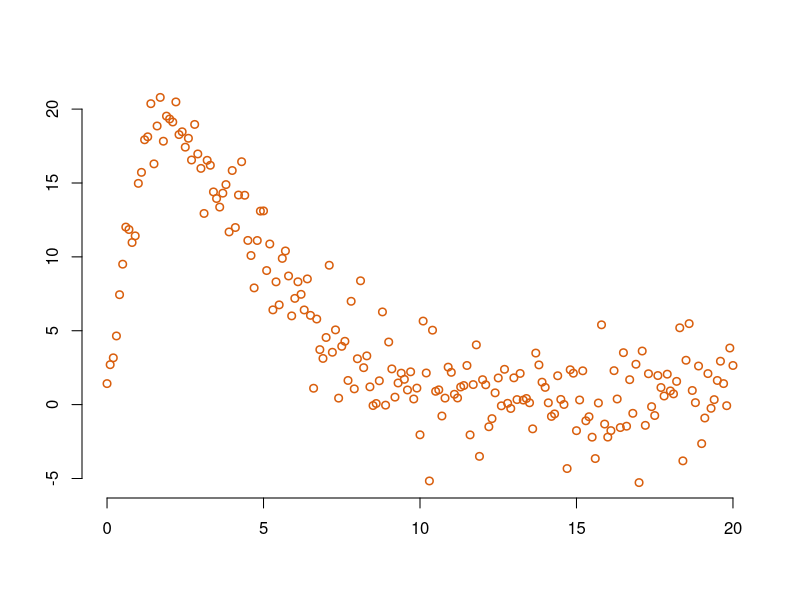
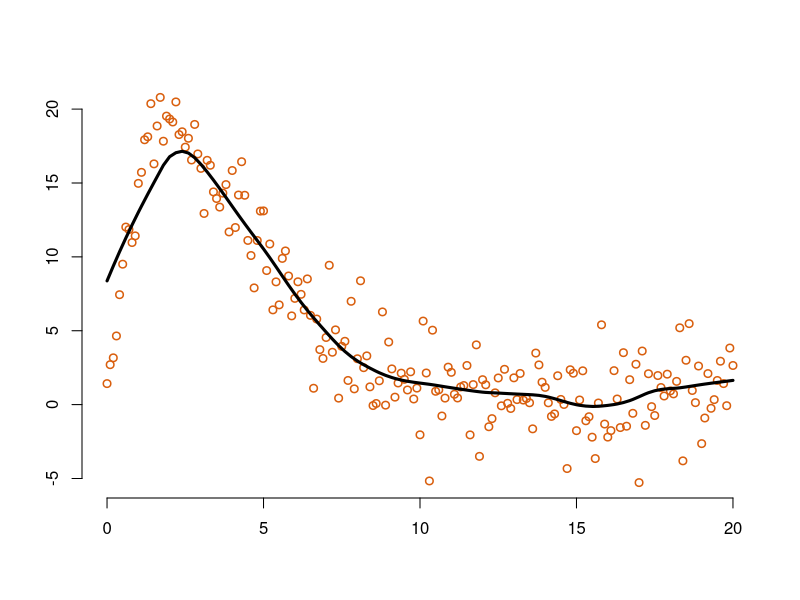
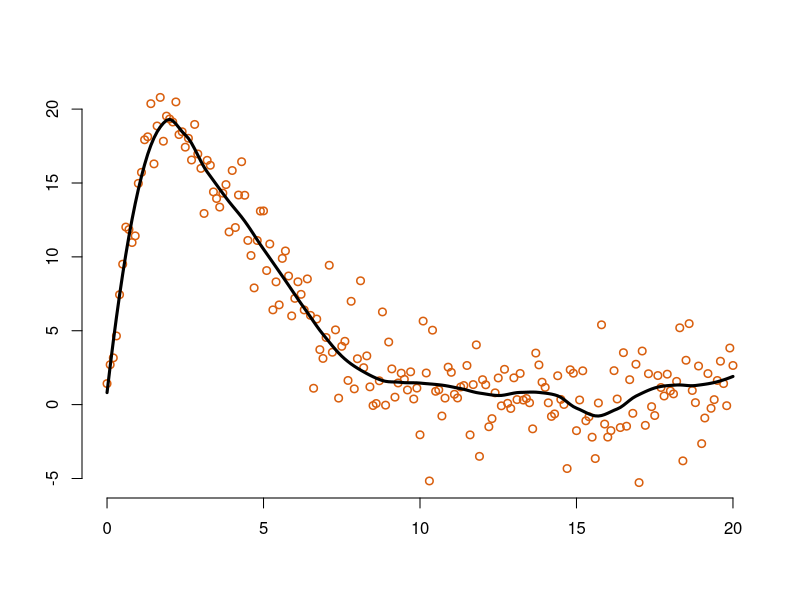
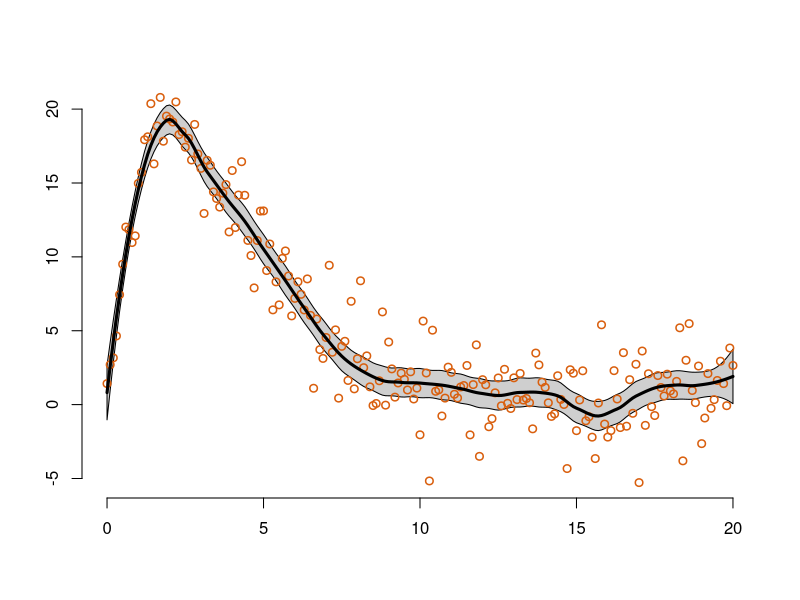
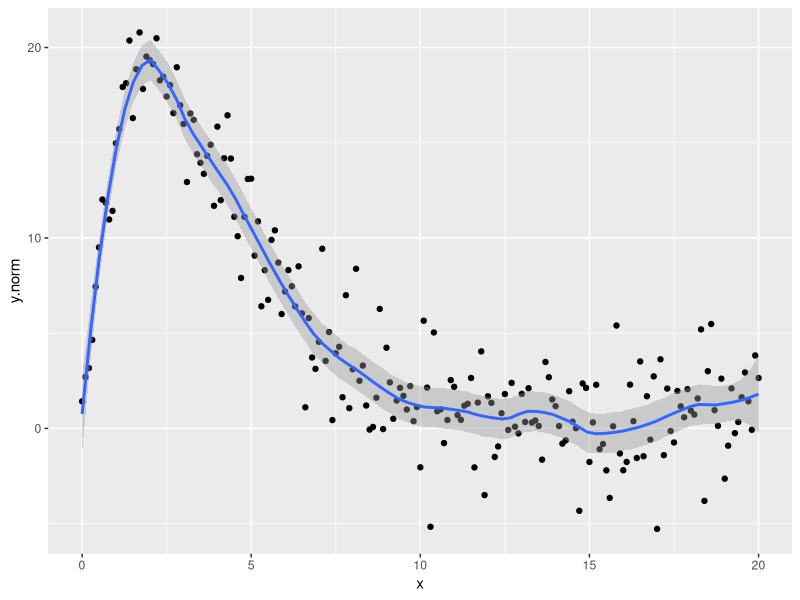

The R script that drew these images, in order:
## first let's make a noisy gamma distribution plot...
x <- seq(from=0, to=20, by=0.1)
y.gamma <- dgamma(x, shape=2, scale=2)
y.gamma.scaled <- y.gamma * 100

y.norm <- vector(length=201)
for (i in 1:201) {
  y.norm[i] <- rnorm(n=1, mean=y.gamma.scaled[i], sd=2) 
}

data <- data.frame(x, y.norm)

plot(data, frame.plot=FALSE, xlab="", ylab="", col="#d95f0e", lwd=1.5)

## Now that we have the data, let's look at the differences 
## and similarities between R's lowess() function and the loess() function.

## We'll start with the lowess() function...
##
## By default "lowess()" fits a line in each window using
## 2/3's of the data points.
##
## the first parameter, y.norm ~ x, says that y.norm is being
## modeled by x, and the second parameter, f, is the fraction
## of points to use in each window. Here, we're using 1/5 of the
## data points in each window.
lo.fit.gamma <- lowess(y.norm ~ x, f=1/5)

plot(data, frame.plot=FALSE, xlab="", ylab="", col="#d95f0e", lwd=1.5)
lines(x, lo.fit.gamma$y, col="black", lwd=3)

## Now use loess() to fit a curve to the data...
##
## By default "loess()" fits a parabola in each window using
## 75% of the data points.
plx<-predict(loess(y.norm ~ x, span=1/5, degree=2, family="symmetric", iterations=4), se=T)

plot(data, frame.plot=FALSE, xlab="", ylab="", col="#d95f0e", lwd=1.5)
lines(x, plx$fit, col="black", lwd=3)

## Now let's add a confidence interval to the loess() fit...
plot(data, type="n", frame.plot=FALSE, xlab="", ylab="", col="#d95f0e", lwd=1.5)
polygon(c(x, rev(x)), c(plx$fit + qt(0.975,plx$df)*plx$se, rev(plx$fit - qt(0.975,plx$df)*plx$se)), col="#99999977")
points(data, col="#d95f0e", lwd=1.5)
lines(x, plx$fit, col="black", lwd=3)

## Now that we know how those functions work... we can skip all that
## nasty stuff and just use ggplot2 with geom_point() and geom_smooth()
library(ggplot2)
ggplot(data=data, aes(x=x, y=y.norm)) +
  geom_point() +
  geom_smooth(span=1/5)
